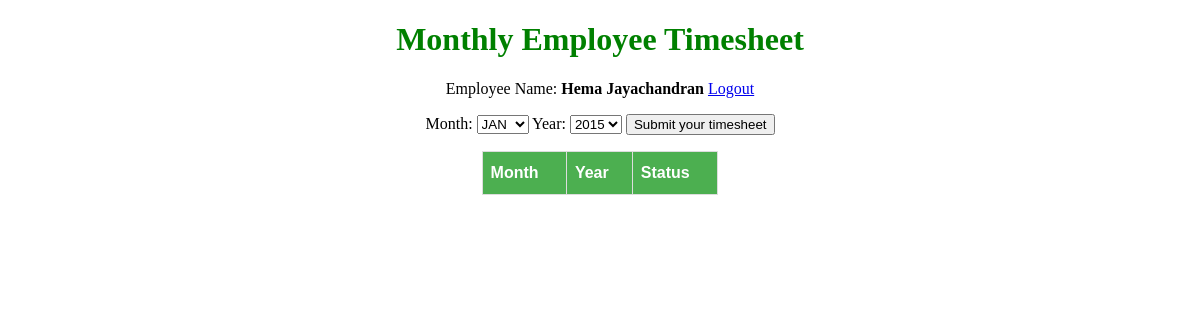
The app's page /timelog/ (signed in), older data.
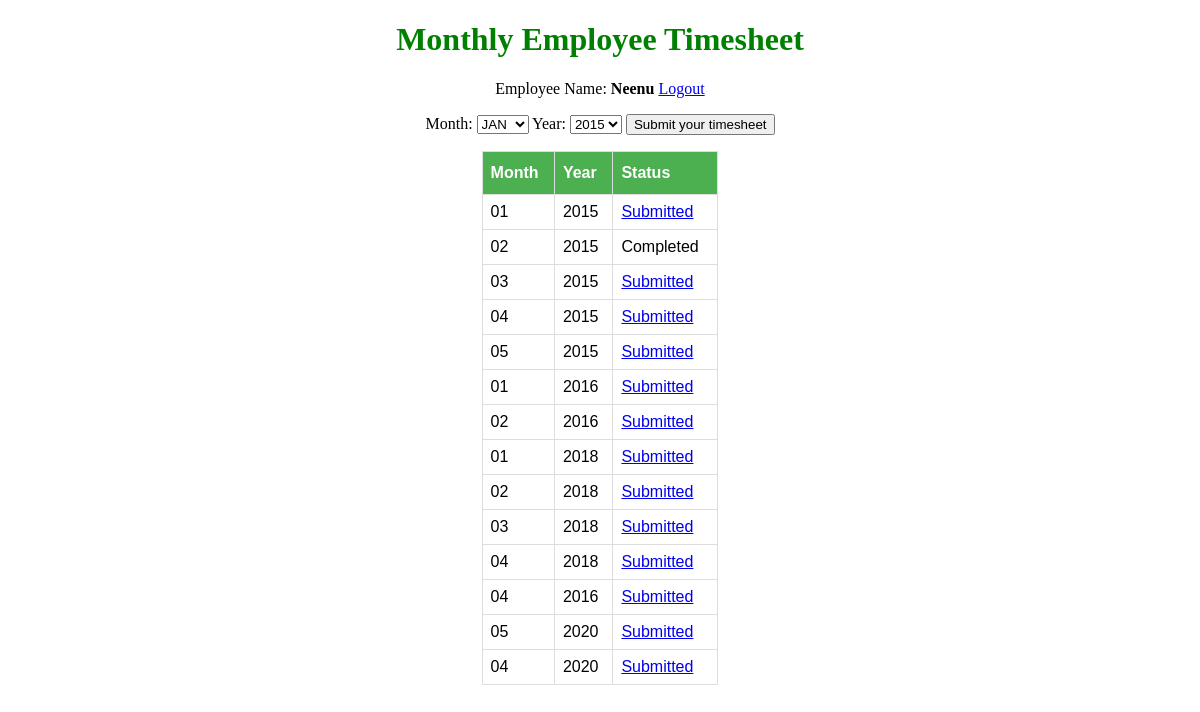
The same page, newer data.
### user_auth/models.py (models this page shows, shortened)
class Employee(models.Model):
    reference = models.AutoField(primary_key=True, unique=True)
    name = models.CharField(max_length=100, null=True, help_text="Enter your full name")
    login = models.EmailField(max_length=200, unique=True, help_text="Enter your company email id")
    password = models.CharField(max_length=20)

### timelog/models.py (models this page shows, shortened)
class Hours(models.Model):
    MONTHS = (
        ('01', 'JAN'),
        ('02', 'FEB'),
        ('03', 'MAR'),
        ('04', 'APR'),
        ('05', 'MAY'),
        ('06', 'JUN'),
        ('07', 'JUL'),
        ('08', 'AUG'),
        ('09', 'SEP'),
        ('10', 'OCT'),
        ('11', 'NOV'),
        ('12', 'DEC')
    )
    YEARS = (
        ('2015', '2015'),
        ('2016', '2016'),
        ('2017', '2017'),
        ('2018', '2018'),
        ('2019', '2019'),
        ('2020', '2020')
        )
    STATUS = (
        ('Pending', 'Pending'),
        ('Submitted', 'Submitted'),
        ('Completed', 'Completed')
    )
    reference_pk = models.ForeignKey(Employee, on_delete=models.CASCADE)
    month = models.CharField(max_length=2, choices=MONTHS, default='JAN')
    year = models.CharField(max_length=4, choices=YEARS, default='2020')
    submitting_date = models.DateTimeField(auto_now_add=True)
    total_hours = models.DecimalField(max_digits=5, decimal_places=2)
    week1 = models.DecimalField(max_digits=4, decimal_places=2)
    week2 = models.DecimalField(max_digits=4, decimal_places=2)
    week3 = models.DecimalField(max_digits=4, decimal_places=2)
    week4 = models.DecimalField(max_digits=4, decimal_places=2)
    status = models.CharField(max_length=20, choices=STATUS, default='Pending')
    class Meta:
        verbose_name_plural = "Hours"

### timelog/views.py (the view)
# urls.py: path('', views.index, name='index'),
def index(request, *args, **kwargs):
    form = TimesheetForm(request.POST or None)
    context = {}
    context['reporting_year'], context['reporting_month'] = month_year(settings.REPORTING_DATE)
    if 'user_id' in request.session:
        user = get_user(request)
        context['user'] = user
        logger.info("Employee name:" + user.name)
        try:
            data = Hours.objects.filter(reference_pk=Employee.objects.get(reference=request.session['user_id']))
        except Hours.DoesNotExist:
            data = None
        return render(request, 'timelog/index.html', {'form': form, 'data': data, 'context': context})
    return redirect('loginto')

### timelog/forms.py (shortened to what this page needs)
class TimesheetForm(forms.ModelForm):
    month = forms.ChoiceField(choices=Hours.MONTHS)
    class Meta:
        model = Hours
        fields = [
            'month',
            'year',
            'total_hours',
            'week1',
            'week2',
            'week3',
            'week4'
        ]

### timelog/views.py (called while the page is built)
def month_year(reporting_date):
    year = reporting_date[:4]
    month = reporting_date[5:7]
    return year, month

### user_auth/views.py (called while the page is built)
def get_user(request):
    return Employee.objects.get(reference=request.session['user_id'])

### timelog/templates/timelog/index.html (shortened to what this page needs)
{% extends 'base.html' %}
{% load static %}
{% block content %}
<link rel="stylesheet" type="text/css" href="{% static 'timelog/css/index.css' %}">
<div class="container">
  <h1>Monthly Employee Timesheet</h1>
  <p>Employee Name: <b>{{ context.user.name }}</b> <a href="{% url 'logout' %}">Logout</a></p>
  <div class="form-group">
    <form method="get" action="{% url 'timelog:create'%}">
    <div class="my">
      <p>{{ form.month.label_tag }}
        <select name="month">
          {% for choice in form.fields.month.choices %}
          {% if choice.0 < context.reporting_month %}
          <option value="{{ choice.0 }}" name="monthId">{{ choice.1 }}</option>
          {% endif %}
          {% endfor %}
        </select>
        {{ form.year.label_tag }}
        <select name="year">
          {% for choice in form.year.field.choices %}
          {% if choice.0 <= context.reporting_year %}
          <option value="{{ choice.0 }}">{{ choice.1 }}</option>
          {% endif %}
          {% endfor %}
        </select>
        <button type="submit"> Submit your timesheet</button>
      </p>
    </div>
  </div>
  <table id="status">
    <tr>
      <th>Month</th>
      <th>Year</th>
      <th>Status</th>
    </tr>
    {% for d in data %}
    <tr>
    <td>{{ d.month }}</td>
    <td>{{ d.year }}</td>
    {% if d.status == 'Submitted' %}
    <td><a href="{% url 'timelog:update' pk=d.id %}">{{ d.status }}</a></td>
    {% else %}
    <td>{{ d.status }}</td>
    {% endif %}
    </tr>
    {% endfor %}
  </table>
</div>
{% endblock %}

Row changes from the older to the newer data that the page shows:
changed Employee: user.name "Hema Jayachandran" → "Neenu"
added Hours: month "01", year "2015", status "Submitted"
added Hours: month "02", year "2015", status "Completed"
added Hours: month "03", year "2015", status "Submitted"
added Hours: month "04", year "2015", status "Submitted"
added Hours: month "05", year "2015", status "Submitted"
added Hours: month "01", year "2016", status "Submitted"
added Hours: month "02", year "2016", status "Submitted"
added Hours: month "01", year "2018", status "Submitted"
added Hours: month "02", year "2018", status "Submitted"
added Hours: month "03", year "2018", status "Submitted"
added Hours: month "04", year "2018", status "Submitted"
added Hours: month "04", year "2016", status "Submitted"
added Hours: month "05", year "2020", status "Submitted"
added Hours: month "04", year "2020", status "Submitted"
